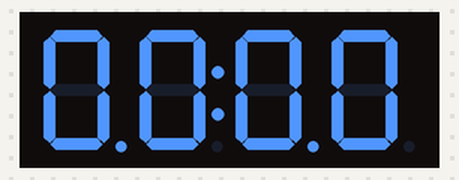
Recording of a sketch running on a simulated Arduino Uno, built with avr-gcc and run on an emulated ATmega328P. On the bench: 4-digit seven-segment display.

Above: at 1.1 s.
At 63.7 s:
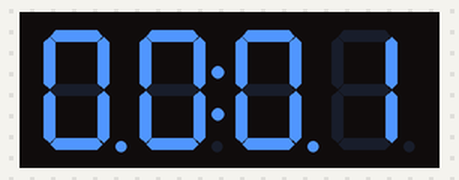
At 126.3 s:
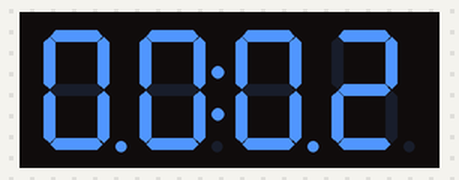

The sketch:

Clock.ino
```cpp
#include <TM1637Display.h>
#include <Keypad.h>

#define CLK 2
#define DIO 3

TM1637Display display = TM1637Display(CLK, DIO);

const byte ROWS = 4;
const byte COLS = 4;

char hexaKeys[ROWS][COLS] = {
    {'1', '2', '3', 'A'},
    {'4', '5', '6', 'B'},
    {'7', '8', '9', 'C'},
    {'*', '0', '#', 'D'}
};

byte rowPins[ROWS] = {11, 10, 9, 8};
byte colPins[COLS] ={7, 6, 5, 4};

Keypad keypad = Keypad(makeKeymap(hexaKeys), rowPins, colPins, ROWS, COLS);

unsigned long start_time;
unsigned long elapsed_time;
const unsigned long second_length = 1000;

int hr = 0;
int min = 0;
int sec = 0;


void setup(){
    Serial.begin(9600);
    delay(1000);
    display.setBrightness(1);
    display.clear();
    start_time = millis();
    elapsed_time = millis() - start_time;
}

void loop(){
    char key = keypad.getKey();

    if(key){
        if(key == '*'){
            int hr1 = -1;
            int hr2 = -1;
            int min1 = -1;
            int min2 = -1;
            while(hr1 == -1){
                char key2 = keypad.getKey();
                if(key2){
                    hr1 = key2 - 48;
                }
            }
            while(hr1 == -1){
                char key2 = keypad.getKey();
                if(key2){
                    hr2 = key2 - 48;
                }
            }
            while(hr1 == -1){
                char key2 = keypad.getKey();
                if(key2){
                    min1 = key2 - 48;
                }
            }
            while(hr1 == -1){
                char key2 = keypad.getKey();
                if(key2){
                    min2 = key2 - 48;
                }
            }
            hr = hr1 * 10 + hr2;
            min = min1 *10 + min2;
            sec = 0;
        }
    }

    elapsed_time = millis() - start_time;

    if(elapsed_time >= second_length){
        sec += 1;
        start_time = millis();
    }

    if(sec == 60){
        sec = 0;
        min += 1;
    }

    if(min == 60){
        min = 0;
        hr += 1;
    }

    if(hr == 24){
        hr = 0;
    }

    display.showNumberDecEx((hr * 100 + min), 0b11100000, true);

    delay(500);
}
```

Measured:
- what the display in image 0 shows lasts 62.6 s, from 1.0 s to 63.6 s
